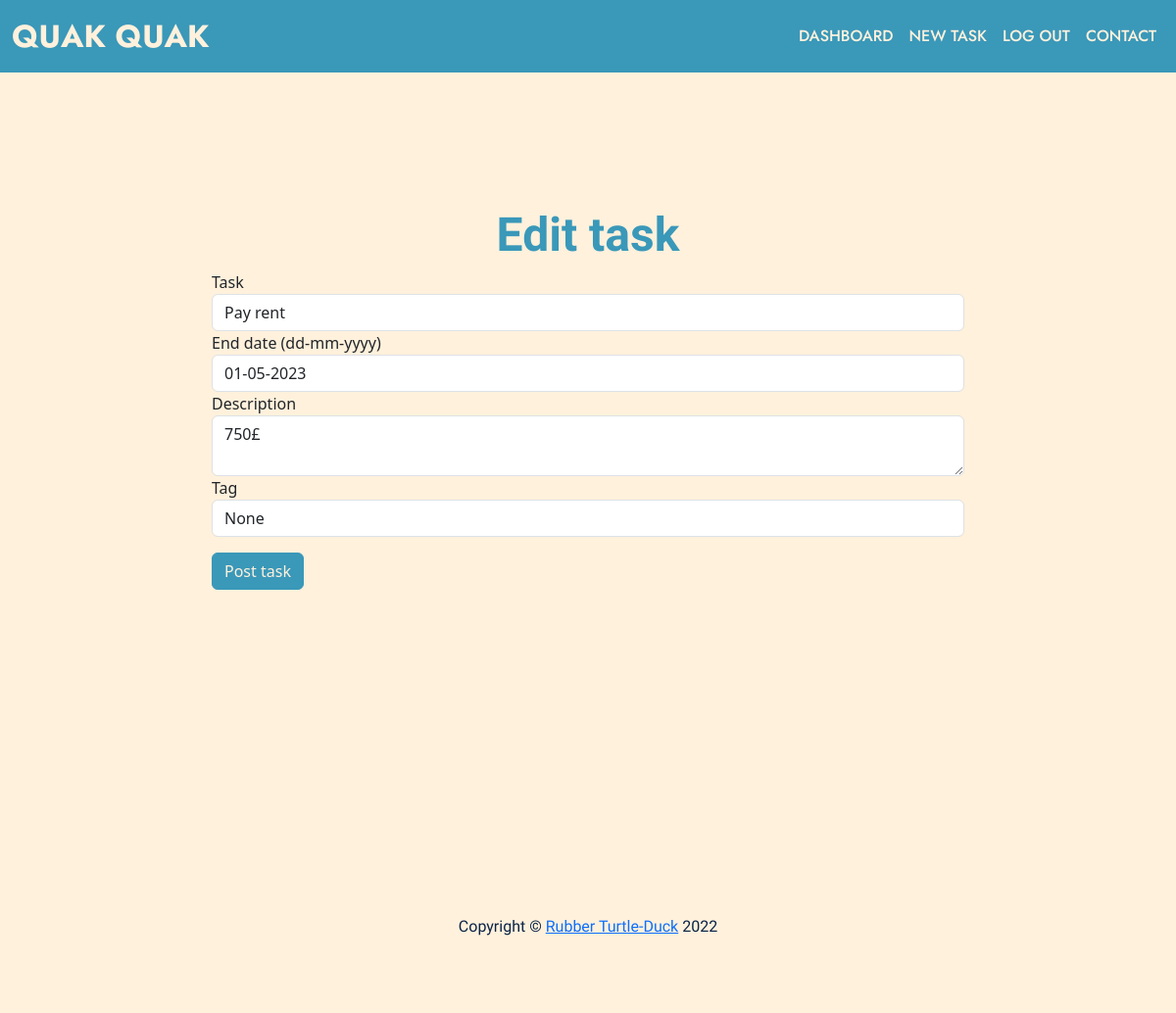
Page /edit-task/10 (signed in) on the committed database.
### app.py (models this page shows)
    class Task(db.Model):
        __tablename__ = "tasks"
        id = db.Column(db.Integer, primary_key=True)
        author_id = db.Column(db.Integer, db.ForeignKey("users.id"))
        author = relationship("User", back_populates="tasks")
        task = db.Column(db.String, nullable=False)
        end_date = db.Column(db.DateTime, nullable=False)
        description = db.Column(db.Text)
        tag = db.Column(db.String, nullable=False)

### app.py (the view, shortened to what this page needs)
    @app.route("/edit-task/<int:task_id>", methods=["GET", "POST"])
    def edit_task(task_id):
        if not current_user.is_authenticated:
            flash("You need to log in or register to use the app.")
            return redirect(url_for("login"))
        task = Task.query.get(task_id)
        edit_form = TaskForm(
            task = task.task,
            end_date = task.end_date,
            description = task.description,
            tag = task.tag
        )
        return render_template("create_task.html", form=edit_form, is_edit=True, current_user=current_user)

### forms.py
class TaskForm(FlaskForm):
    task = StringField("Task", validators=[DataRequired()])
    end_date = DateTimeField("End date (dd-mm-yyyy)", validators=[DataRequired()], format="%d-%m-%Y")
    description = CKEditorField("Description")
    tag = SelectField("Tag", choices=["Birthday", "None", "Personal", "Urgent", "Work"])
    submit = SubmitField("Post task")

### app.py (called while the page is built)
@login_manager.user_loader
def load_user(user_id):
    return User.query.get(int(user_id))

### templates/create_task.html (shortened to what this page needs)
{% import "bootstrap/wtf.html" as wtf %}
{% block content %}
{% include "header.html" %}
<section class="bg-beige fill-screen">
    <div class="container-fluid big-panel">
        <div class="row">
            <div class="col text-center">
                {% if is_edit %}
                <h1 class="hind-700 x3 blue">Edit task</h1>
                {% else %}
                <h1 class="hind-700 x3 blue">Create task</h1>
                {% endif %}
            </div>
        </div>
        <div class="row">
            <div class="col">
                {{ wtf.quick_form(form, novalidate=True, button_map={"submit": "primary"})}}
            </div>
        </div>
    </div>
</section>
{% include "footer.html" %}
{% endblock %}

### static/css/styles.css (style rules this page uses)
.bg-beige { background-color: #FFF1DC; }
.btn { margin: 2% 1% 0 0; }
.btn-primary { background-color: #3A98B9; border-color: #3A98B9; color: #FFF1DC; }
.blue { color: #3A98B9; }
body { overflow-x: hidden; overflow-y: scroll; }
.big-panel { padding: 8% 10%; }
.fill-screen { height:100vh; }
section { padding: 5% 10%; }
.hind-700 { font-family: "Hind"; font-weight: 700; }
.x3 { font-size: 300%; }

### rows in the picture
Task: task "Pay rent", end_date "01-05-2023", description "750£", tag "None"
